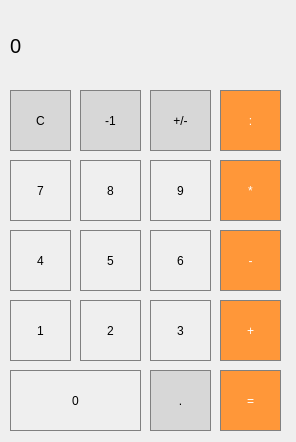
<?xml version="1.0" encoding="UTF-8"?>
<ui version="4.0">
 <class>MainWindow</class>
 <widget class="QMainWindow" name="MainWindow">
  <property name="geometry">
   <rect>
    <x>0</x>
    <y>0</y>
    <width>296</width>
    <height>442</height>
   </rect>
  </property>
  <property name="windowTitle">
   <string>MainWindow</string>
  </property>
  <widget class="QWidget" name="centralwidget">
   <widget class="QLabel" name="decision">
    <property name="geometry">
     <rect>
      <x>10</x>
      <y>10</y>
      <width>271</width>
      <height>71</height>
     </rect>
    </property>
    <property name="font">
     <font>
      <pointsize>15</pointsize>
     </font>
    </property>
    <property name="styleSheet">
     <string notr="true">QLabel {
  qproperty-alignment: 'AlignVCenter | AlignRight';
  border: 1px solid gray;
}

background-color : white;</string>
    </property>
    <property name="text">
     <string>0</string>
    </property>
   </widget>
   <widget class="QPushButton" name="pushButton_7">
    <property name="geometry">
     <rect>
      <x>10</x>
      <y>160</y>
      <width>61</width>
      <height>61</height>
     </rect>
    </property>
    <property name="styleSheet">
     <string notr="true">QPushButton {
   border: 1px solid gray;
}
QPushButton:pressed {
    background-color: qlineargradient(x1: 0, y1: 0, x2: 0, y2: 1,
                                      stop: 0 #dadbde, stop: 1 #f6f7fa);
}</string>
    </property>
    <property name="text">
     <string>7</string>
    </property>
   </widget>
   <widget class="QPushButton" name="pushButton_8">
    <property name="geometry">
     <rect>
      <x>80</x>
      <y>160</y>
      <width>61</width>
      <height>61</height>
     </rect>
    </property>
    <property name="styleSheet">
     <string notr="true">QPushButton {
   border: 1px solid gray;
}
QPushButton:pressed {
    background-color: qlineargradient(x1: 0, y1: 0, x2: 0, y2: 1,
                                      stop: 0 #dadbde, stop: 1 #f6f7fa);
}</string>
    </property>
    <property name="text">
     <string>8</string>
    </property>
   </widget>
   <widget class="QPushButton" name="pushButton_9">
    <property name="geometry">
     <rect>
      <x>150</x>
      <y>160</y>
      <width>61</width>
      <height>61</height>
     </rect>
    </property>
    <property name="styleSheet">
     <string notr="true">QPushButton {
   border: 1px solid gray;
}
QPushButton:pressed {
    background-color: qlineargradient(x1: 0, y1: 0, x2: 0, y2: 1,
                                      stop: 0 #dadbde, stop: 1 #f6f7fa);
}</string>
    </property>
    <property name="text">
     <string>9</string>
    </property>
   </widget>
   <widget class="QPushButton" name="pushButton_multiply">
    <property name="geometry">
     <rect>
      <x>220</x>
      <y>160</y>
      <width>61</width>
      <height>61</height>
     </rect>
    </property>
    <property name="styleSheet">
     <string notr="true">QPushButton {
  background-color: rgb(255, 151, 57);
  color: white; 
  border: 1px solid gray;
}

QPushButton:pressed {
    background-color: qlineargradient(x1: 0, y1: 0, x2: 0, y2: 1,
                                      stop: 0 #FF7832, stop: 1 #FF9739);
}</string>
    </property>
    <property name="text">
     <string>*</string>
    </property>
   </widget>
   <widget class="QPushButton" name="pushButton_5">
    <property name="geometry">
     <rect>
      <x>80</x>
      <y>230</y>
      <width>61</width>
      <height>61</height>
     </rect>
    </property>
    <property name="styleSheet">
     <string notr="true">QPushButton {
   border: 1px solid gray;
}
QPushButton:pressed {
    background-color: qlineargradient(x1: 0, y1: 0, x2: 0, y2: 1,
                                      stop: 0 #dadbde, stop: 1 #f6f7fa);
}</string>
    </property>
    <property name="text">
     <string>5</string>
    </property>
   </widget>
   <widget class="QPushButton" name="pushButton_4">
    <property name="geometry">
     <rect>
      <x>10</x>
      <y>230</y>
      <width>61</width>
      <height>61</height>
     </rect>
    </property>
    <property name="styleSheet">
     <string notr="true">QPushButton {
   border: 1px solid gray;
}
QPushButton:pressed {
    background-color: qlineargradient(x1: 0, y1: 0, x2: 0, y2: 1,
                                      stop: 0 #dadbde, stop: 1 #f6f7fa);
}</string>
    </property>
    <property name="text">
     <string>4</string>
    </property>
   </widget>
   <widget class="QPushButton" name="pushButton_6">
    <property name="geometry">
     <rect>
      <x>150</x>
      <y>230</y>
      <width>61</width>
      <height>61</height>
     </rect>
    </property>
    <property name="styleSheet">
     <string notr="true">QPushButton {
   border: 1px solid gray;
}
QPushButton:pressed {
    background-color: qlineargradient(x1: 0, y1: 0, x2: 0, y2: 1,
                                      stop: 0 #dadbde, stop: 1 #f6f7fa);
}</string>
    </property>
    <property name="text">
     <string>6</string>
    </property>
   </widget>
   <widget class="QPushButton" name="pushButton_minus">
    <property name="geometry">
     <rect>
      <x>220</x>
      <y>230</y>
      <width>61</width>
      <height>61</height>
     </rect>
    </property>
    <property name="styleSheet">
     <string notr="true">QPushButton {
  background-color: rgb(255, 151, 57);
  color: white; 
  border: 1px solid gray;
}

QPushButton:pressed {
    background-color: qlineargradient(x1: 0, y1: 0, x2: 0, y2: 1,
                                      stop: 0 #FF7832, stop: 1 #FF9739);
}</string>
    </property>
    <property name="text">
     <string>-</string>
    </property>
   </widget>
   <widget class="QPushButton" name="pushButton_2">
    <property name="geometry">
     <rect>
      <x>80</x>
      <y>300</y>
      <width>61</width>
      <height>61</height>
     </rect>
    </property>
    <property name="styleSheet">
     <string notr="true">QPushButton {
   border: 1px solid gray;
}
QPushButton:pressed {
    background-color: qlineargradient(x1: 0, y1: 0, x2: 0, y2: 1,
                                      stop: 0 #dadbde, stop: 1 #f6f7fa);
}</string>
    </property>
    <property name="text">
     <string>2</string>
    </property>
   </widget>
   <widget class="QPushButton" name="pushButton_1">
    <property name="geometry">
     <rect>
      <x>10</x>
      <y>300</y>
      <width>61</width>
      <height>61</height>
     </rect>
    </property>
    <property name="styleSheet">
     <string notr="true">QPushButton {
   border: 1px solid gray;
}
QPushButton:pressed {
    background-color: qlineargradient(x1: 0, y1: 0, x2: 0, y2: 1,
                                      stop: 0 #dadbde, stop: 1 #f6f7fa);
}</string>
    </property>
    <property name="text">
     <string>1</string>
    </property>
   </widget>
   <widget class="QPushButton" name="pushButton_3">
    <property name="geometry">
     <rect>
      <x>150</x>
      <y>300</y>
      <width>61</width>
      <height>61</height>
     </rect>
    </property>
    <property name="styleSheet">
     <string notr="true">QPushButton {
   border: 1px solid gray;
}
QPushButton:pressed {
    background-color: qlineargradient(x1: 0, y1: 0, x2: 0, y2: 1,
                                      stop: 0 #dadbde, stop: 1 #f6f7fa);
}</string>
    </property>
    <property name="text">
     <string>3</string>
    </property>
   </widget>
   <widget class="QPushButton" name="pushButton_plus">
    <property name="geometry">
     <rect>
      <x>220</x>
      <y>300</y>
      <width>61</width>
      <height>61</height>
     </rect>
    </property>
    <property name="styleSheet">
     <string notr="true">QPushButton {
  background-color: rgb(255, 151, 57);
  color: white; 
  border: 1px solid gray;
}

QPushButton:pressed {
    background-color: qlineargradient(x1: 0, y1: 0, x2: 0, y2: 1,
                                      stop: 0 #FF7832, stop: 1 #FF9739);
}</string>
    </property>
    <property name="text">
     <string>+</string>
    </property>
   </widget>
   <widget class="QPushButton" name="pushButton_0">
    <property name="geometry">
     <rect>
      <x>10</x>
      <y>370</y>
      <width>131</width>
      <height>61</height>
     </rect>
    </property>
    <property name="styleSheet">
     <string notr="true">QPushButton {
   border: 1px solid gray;
}
QPushButton:pressed {
    background-color: qlineargradient(x1: 0, y1: 0, x2: 0, y2: 1,
                                      stop: 0 #dadbde, stop: 1 #f6f7fa);
}</string>
    </property>
    <property name="text">
     <string>0</string>
    </property>
   </widget>
   <widget class="QPushButton" name="pushButton_dot">
    <property name="geometry">
     <rect>
      <x>150</x>
      <y>370</y>
      <width>61</width>
      <height>61</height>
     </rect>
    </property>
    <property name="styleSheet">
     <string notr="true">QPushButton {
  background-color: rgb(215, 215, 215);
  border: 1px solid gray;
}
QPushButton:pressed {
    background-color: qlineargradient(x1: 0, y1: 0, x2: 0, y2: 1,
                                      stop: 0 #BEBEBE, stop: 1 #D7D7D7);
}</string>
    </property>
    <property name="text">
     <string>.</string>
    </property>
   </widget>
   <widget class="QPushButton" name="pushButton_equally">
    <property name="geometry">
     <rect>
      <x>220</x>
      <y>370</y>
      <width>61</width>
      <height>61</height>
     </rect>
    </property>
    <property name="styleSheet">
     <string notr="true">QPushButton {
  background-color: rgb(255, 151, 57);
  color: white; 
  border: 1px solid gray;
}

QPushButton:pressed {
    background-color: qlineargradient(x1: 0, y1: 0, x2: 0, y2: 1,
                                      stop: 0 #FF7832, stop: 1 #FF9739);
}</string>
    </property>
    <property name="text">
     <string>=</string>
    </property>
   </widget>
   <widget class="QPushButton" name="pushButton_C">
    <property name="geometry">
     <rect>
      <x>10</x>
      <y>90</y>
      <width>61</width>
      <height>61</height>
     </rect>
    </property>
    <property name="styleSheet">
     <string notr="true">QPushButton {
  background-color: rgb(215, 215, 215);
  border: 1px solid gray;
}
QPushButton:pressed {
    background-color: qlineargradient(x1: 0, y1: 0, x2: 0, y2: 1,
                                      stop: 0 #BEBEBE, stop: 1 #D7D7D7);
}</string>
    </property>
    <property name="text">
     <string>C</string>
    </property>
   </widget>
   <widget class="QPushButton" name="pushButton_share">
    <property name="geometry">
     <rect>
      <x>220</x>
      <y>90</y>
      <width>61</width>
      <height>61</height>
     </rect>
    </property>
    <property name="styleSheet">
     <string notr="true">QPushButton {
  background-color: rgb(255, 151, 57);
  color: white; 
  border: 1px solid gray;
}

QPushButton:pressed {
    background-color: qlineargradient(x1: 0, y1: 0, x2: 0, y2: 1,
                                      stop: 0 #FF7832, stop: 1 #FF9739);
}</string>
    </property>
    <property name="text">
     <string>:</string>
    </property>
   </widget>
   <widget class="QPushButton" name="pushButton_18">
    <property name="geometry">
     <rect>
      <x>80</x>
      <y>90</y>
      <width>61</width>
      <height>61</height>
     </rect>
    </property>
    <property name="styleSheet">
     <string notr="true">QPushButton {
  background-color: rgb(215, 215, 215);
  border: 1px solid gray;
}
QPushButton:pressed {
    background-color: qlineargradient(x1: 0, y1: 0, x2: 0, y2: 1,
                                      stop: 0 #BEBEBE, stop: 1 #D7D7D7);
}</string>
    </property>
    <property name="text">
     <string>-1</string>
    </property>
   </widget>
   <widget class="QPushButton" name="pushButton_19">
    <property name="geometry">
     <rect>
      <x>150</x>
      <y>90</y>
      <width>61</width>
      <height>61</height>
     </rect>
    </property>
    <property name="styleSheet">
     <string notr="true">QPushButton {
  background-color: rgb(215, 215, 215);
  border: 1px solid gray;
}
QPushButton:pressed {
    background-color: qlineargradient(x1: 0, y1: 0, x2: 0, y2: 1,
                                      stop: 0 #BEBEBE, stop: 1 #D7D7D7);
}</string>
    </property>
    <property name="text">
     <string>+/-</string>
    </property>
   </widget>
  </widget>
 </widget>
 <resources/>
 <connections/>
</ui>
